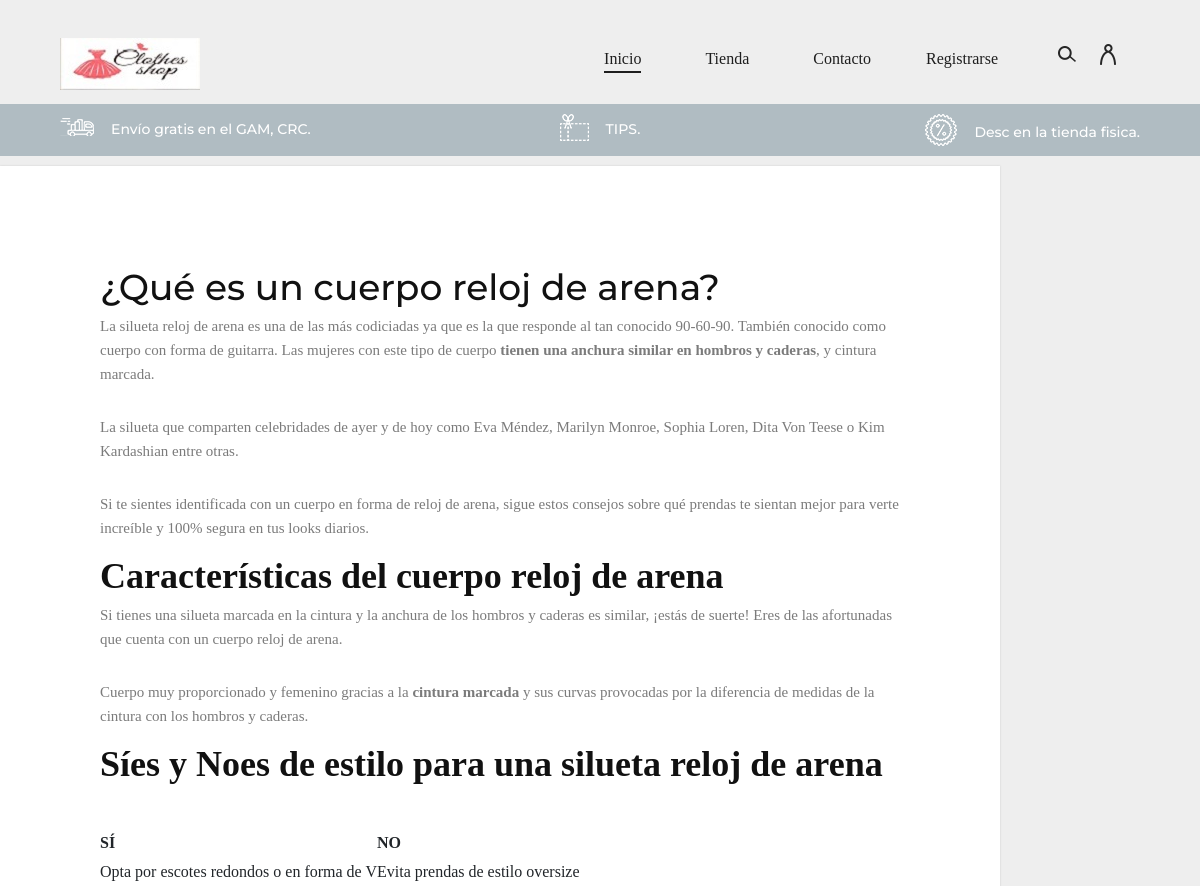
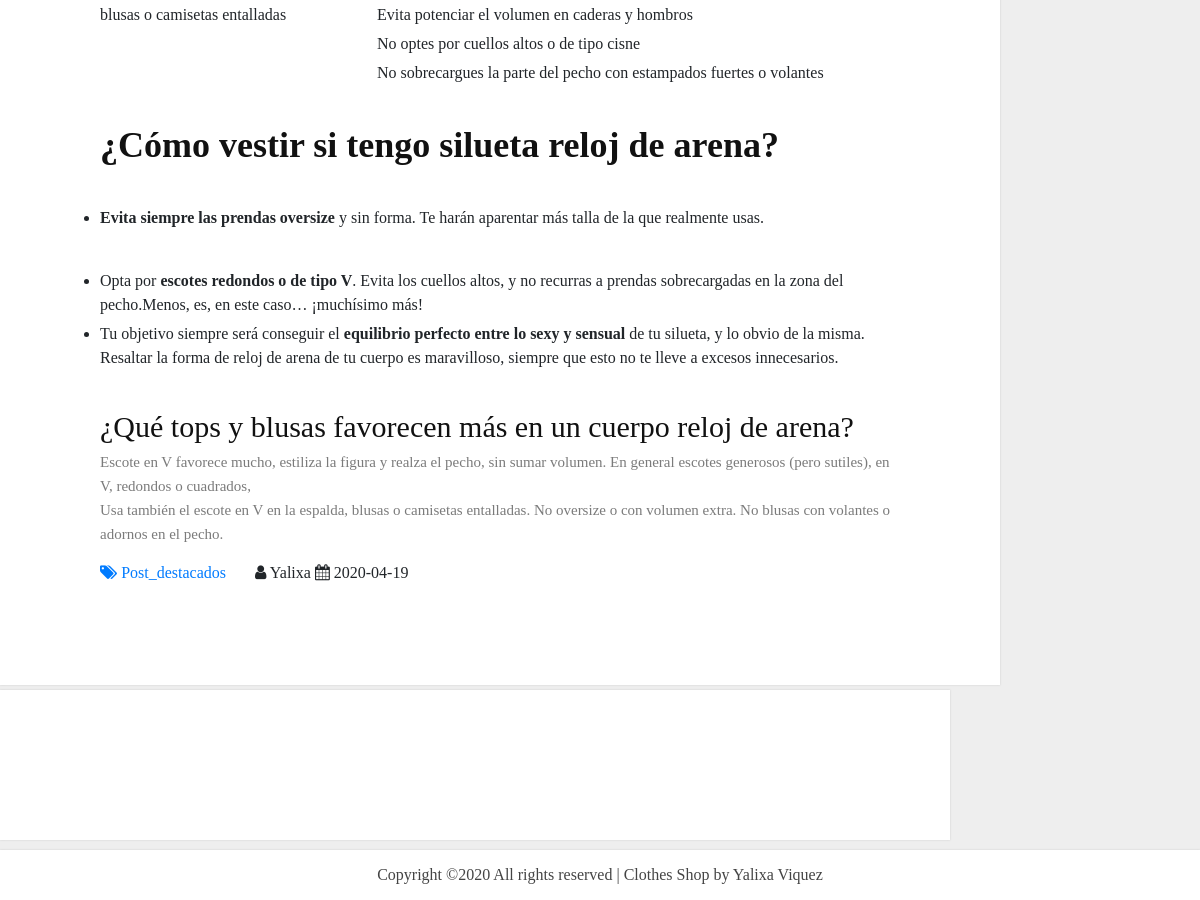
Screenshot of /leer_mas.php?id=2 with the database file from the repository (2 pictures, top to bottom).
### tables this page shows
CREATE TABLE `post` (
  `id_post` int(11) NOT NULL,
  `autor_post` varchar(50) NOT NULL,
  `fecha_post` date NOT NULL,
  `categoria_post` varchar(50) NOT NULL,
  `titulo_post` varchar(200) NOT NULL,
  `imagen_post` text NOT NULL,
  `descripcion_post` text NOT NULL,
  `contenido_post` text NOT NULL
);

### leer_mas.php (the view, shortened to what this page needs)
<!DOCTYPE html>
<html lang="zxx">
<head>
    <link rel="stylesheet" href="css/bootstrap.min.css" type="text/css">
    <link rel="stylesheet" href="css/font-awesome.min.css" type="text/css">
    <link rel="stylesheet" href="css/nice-select.css" type="text/css">
    <link rel="stylesheet" href="css/owl.carousel.min.css" type="text/css">
    <link rel="stylesheet" href="css/magnific-popup.css" type="text/css">
    <link rel="stylesheet" href="css/slicknav.min.css" type="text/css">
    <link rel="stylesheet" href="css/style.css" type="text/css">
    <link rel="stylesheet" href="css/nuevo.css" type="text/css">
</head>
<body>
    <header class="header-section">
        <div class="container-fluid">
            <div class="inner-header">
                <div class="logo">
                    <a href="./pagina.php"><img src="img/logo.png" alt=""></a>
                </div>
                <div class="header-right">
                    <img src="img/icons/search.png" alt="" class="search-trigger">
                    <img src="img/icons/man.png" alt="">
                </div>
                <div class="user-access">
                    <a href="./registrarse.php">Registrarse</a>
                </div>
                <nav class="main-menu mobile-menu">
                    <ul>
                        <li><a class="active" href="./pagina.php">Inicio</a></li>
                        <li><a href="./categories.php">Tienda</a>
                        </li>
                        <li><a href="./contact.php">Contacto</a></li>
                    </ul>
                </nav>
            </div>
        </div>
    </header>
    <div class="header-info">
        <div class="container-fluid">
            <div class="row">
                <div class="col-md-4">
                    <div class="header-item">
                        <img src="img/icons/delivery.png" alt="">
                        <p>Envío gratis en el GAM, CRC.</p>
                    </div>
                </div>
                <div class="col-md-4 text-left text-lg-center">
                    <div class="header-item">
                        <img src="img/icons/voucher.png" alt="">
                        <p>TIPS.</p>
                    </div>
                </div>
                <div class="col-md-4 text-left text-xl-right">
                    <div class="header-item">
                    <img src="img/icons/sales.png" alt="">
                    <p>Desc en la tienda fisica. </p>
                </div>
                </div>
            </div>
        </div>
    </div>
    <section>
          <?php
          include("database.php");
          $id = $_GET["id"];
          $consulta= $conn->prepare("SELECT * FROM  post WHERE id_post = '$id'");
          $consulta->execute();
          while($registro = $consulta->fetch(PDO::FETCH_ASSOC)){
            echo "<h2>" . $registro["titulo_post"] ."</h2>";
            echo $registro["contenido_post"];
            echo "<span><i class= 'fa fa-user' aria-hidden='true'></i> ". $registro["autor_post"] .
            " <i class= 'fa fa-calendar' aria-hidden='true'></i> ". $registro["fecha_post"] .
            " <a href= '#' class='tag'> <i class= 'fa fa-tags' aria-hidden='true'></i> " . $registro["categoria_post"] . "</a></span>";
          }
          ?>
    </section>
        <div id="recientes">
        </div>
    <footer>
    Copyright &copy;<script>document.write(new Date().getFullYear());</script> All rights reserved | Clothes Shop by Yalixa Viquez </a>
    </footer>
</body>
</html>

### css/style.css (style rules this page uses)
html, body { height: 100%; font-family: "Montserrat", sans-serif; -webkit-font-smoothing: antialiased; font-smoothing: antialiased; background: none; }
h1, h2, h3, h4, h5, h6 { margin: 0; color: #111111; font-weight: 500; font-family: "Montserrat", sans-serif; }
h2 { font-size: 36px; }
h3 { font-size: 30px; }
p { font-size: 15px; color: #7b7b7b; font-weight: 400; line-height: 1.6; font-family: "Montserrat", sans-serif; margin: 0 0 15px 0; }
img { max-width: 100%; }
ul, ol { padding: 0; margin: 0; }
.header-section { height: 104px; padding-top: 38px; padding-bottom: 24px; padding-left: 45px; padding-right: 45px; }
.inner-header .logo { float: left; }
.inner-header .header-right { float: right; line-height: 30px; }
.inner-header .header-right img { display: inline-block; margin-right: 20px; cursor: pointer; }
.inner-header .user-access { float: right; margin-right: 100px; }
.inner-header .user-access a { color: #1e1e1e; font-size: 16px; display: inline-block; font-weight: 500; position: relative; line-height: 42px; }
.inner-header .main-menu { float: right; margin-right: 150px; }
.inner-header .main-menu ul li { display: inline-block; margin-left: 60px; position: relative; }
.inner-header .main-menu ul li a { color: #1e1e1e; font-size: 16px; display: inline-block; font-weight: 500; position: relative; line-height: 42px; }
.inner-header .main-menu ul li a.active:after { opacity: 1; }
.inner-header .main-menu ul li a:after { position: absolute; left: 0; bottom: 7px; width: 100%; height: 2px; background: #1e1e1e; content: ""; opacity: 0; -webkit-transform: all 0.3s; -webkit-transition: all 0.3s; transition: all 0.3s; }
.header-info { background: #B0BCC2; overflow: hidden; padding: 10px 45px; }
.header-info .header-item { overflow: hidden; }
.header-info .header-item img { display: inline-block; margin-right: 13px; }
.header-info .header-item p { display: inline-block; line-height: 1; font-size: 14px; color: #fff; font-weight: 500; margin-bottom: 0; position: relative; top: 3px; }
@media only screen and (min-width: 1200px) and (max-width: 1340px) { .inner-header .user-access { margin-right: 60px; } }
@media only screen and (min-width: 1200px) and (max-width: 1340px) { .inner-header .main-menu { margin-right: 55px; } }

### css/nuevo.css (style rules this page uses)
* { padding: 0; margin: 0; font-family: 'Times New Roman'; }
body { background: #eee; }
section a { width: 150px; float: left; margin-right: 5px; margin-bottom: 5px; box-sizing: border-box; }
footer { height: 50px; line-height: 50px; color: #444; text-align: center; background: white; box-shadow: 0 0 2px #ccc; }

### leer_mas.php (style rules this page uses)
section { width: 1000px; box-shadow: 0 0 2px #ccc; background:white; margin-top: 10px; margin-bottom: 5px; text-align: center justify; padding: 100px; }
section span { margin-top: 5px; display: block; }
#recientes { width: 950px; height: 150px; background: white; box-shadow: 0 0 2px #ccc; clear: both; margin-bottom: 10px; }

### rows the page displays
post: titulo_post "¿Qué es un cuerpo reloj de arena?", contenido_post "La silueta reloj de arena es una de las más codiciadas ya que es la que responde al tan conocido 90-60-90. También conocido como cuerpo con forma de guitarra. Las mujeres con este tipo de cuerpo tienen una anchura similar en hombros y caderas , y cintura marcada. La silueta que comparten celebridades de ayer y de hoy como Eva Méndez, Marilyn Monroe, Sophia Loren, Dita Von Teese o Kim Kardashian entre otras. Si te sientes identificada con un cuerpo en forma de reloj de arena, sigue estos consejos sobre qué prendas te sientan mejor para verte increíble y 100% segura en tus looks diarios. Características del cuerpo reloj de arena Si tienes una silueta marcada en la cintura y la anchura de los…", autor_post "Yalixa", fecha_post "2020-04-19", categoria_post "Post_destacados"
